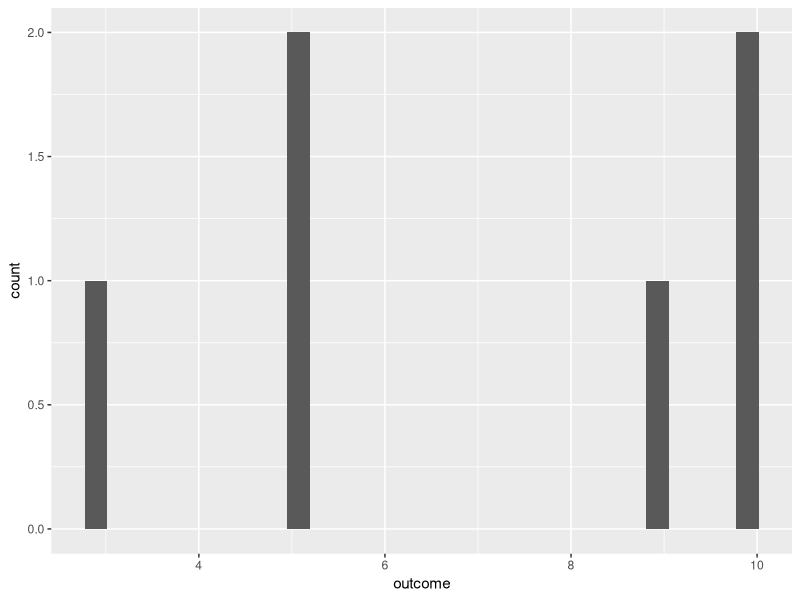

This figure's R source:
## ---- chunk 1
knitr::opts_chunk$set(echo = FALSE)
library(tidyverse)
## ---- chunk 2
roll_one_die <- function() {
  
sample(x =1:6, size = 1) 
}

roll_two_die <- function() {
 roll_one_die() + roll_one_die()
}


x <- tibble(outcome = map_int(1:6, ~roll_two_die()))

x %>%
ggplot(aes(outcome)) + 
  geom_histogram()

## ---- chunk 3

# assume that john mark is honest.  How unsusual is it to win against Ishan 4 to 0


